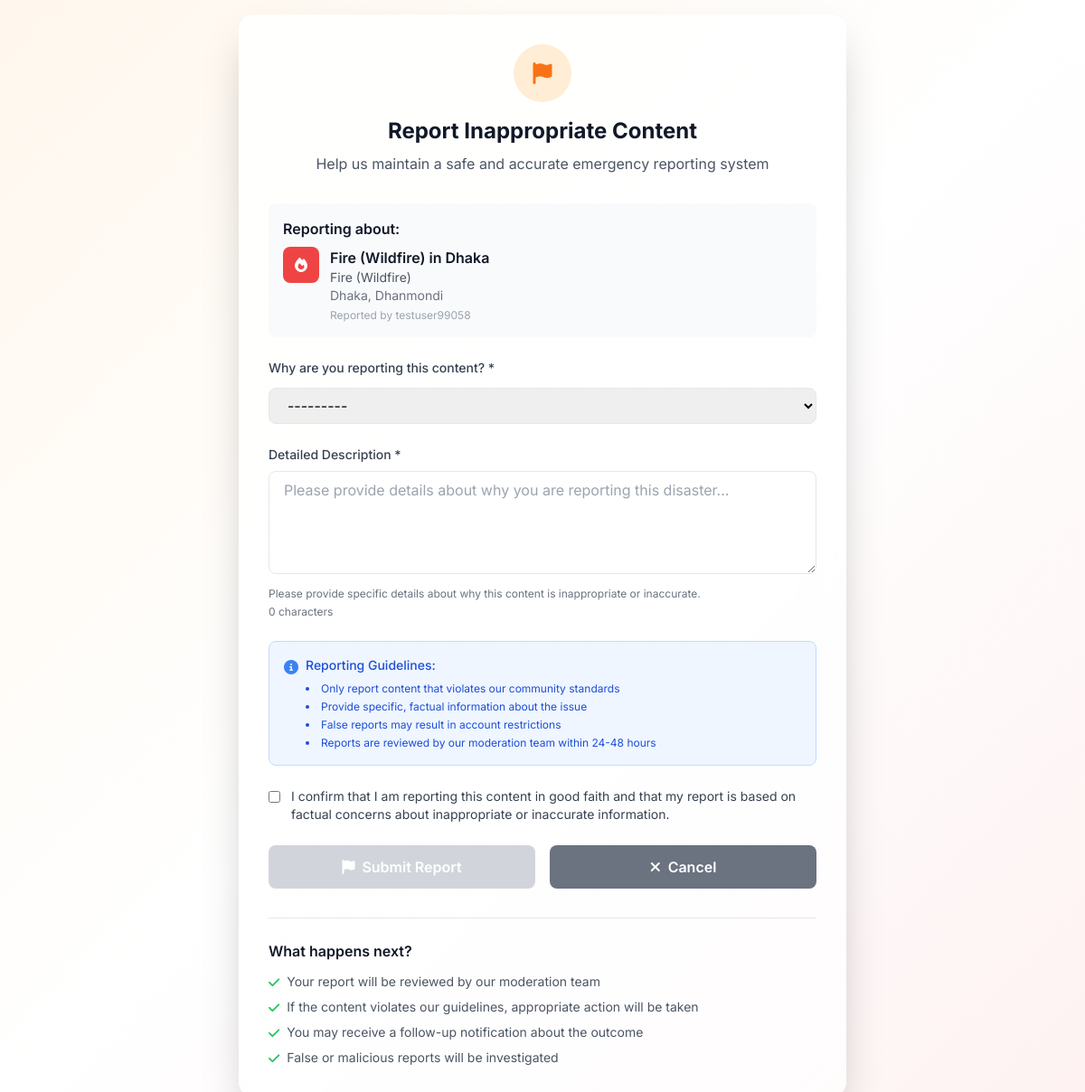
Screenshot of /disasters/12/report/ (signed in) with the database file from the repository.
### disasters/models.py (models this page shows, shortened)
class Disaster(models.Model):
    DISASTER_TYPE_CHOICES = [
        ('earthquake', 'Earthquake'),
        ('flood', 'Flood'),
        ('cyclone_storm', 'Cyclone/Storm'),
        ('wildfire', 'Fire (Wildfire)'),
        ('landslide', 'Landslide'),
        ('drought', 'Drought'),
        ('tsunami', 'Tsunami'),
        ('natural_other', 'Natural - Others'),
        ('building_fire', 'Building Fire'),
        ('industrial_accident', 'Industrial Accident'),
        ('chemical_spill', 'Chemical Spill'),
        ('transportation_accident', 'Transportation Accident'),
        ('bomb_threat', 'Bomb Threat/Explosion'),
        ('gas_leak', 'Gas Leak'),
        ('structural_collapse', 'Structural Collapse'),
        ('manmade_other', 'Man-Made - Others'),
    ]
    CATEGORY_CHOICES = [
        ('natural', 'Natural Disaster'),
        ('manmade', 'Man-Made Disaster'),
    ]
    SEVERITY_CHOICES = [
        ('critical', 'Critical'),
        ('high', 'High'),
        ('medium', 'Medium'),
        ('low', 'Low'),
    ]
    STATUS_CHOICES = [
        ('draft', 'Draft'),
        ('pending', 'Pending Review'),
        ('approved', 'Approved'),
        ('rejected', 'Rejected'),
        ('resolved', 'Resolved'),
        ('cancelled', 'Cancelled'),
    ]
    title = models.CharField(max_length=200, blank=True)
    disaster_type = models.CharField(max_length=30, choices=DISASTER_TYPE_CHOICES)
    category = models.CharField(max_length=10, choices=CATEGORY_CHOICES)
    severity = models.CharField(max_length=10, choices=SEVERITY_CHOICES)
    description = models.TextField(
        max_length=50,  # Add max_length constraint
        help_text="Maximum 50 characters required"  # Update help text
    )
    city = models.CharField(max_length=100)
    area_sector = models.CharField(max_length=100)
    specific_address = models.TextField(blank=True, help_text="Optional specific address")
    landmarks = models.CharField(max_length=200, blank=True, help_text="Nearby landmarks")
    incident_datetime = models.DateTimeField(help_text="When the disaster actually occurred")
    created_at = models.DateTimeField(auto_now_add=True)
    updated_at = models.DateTimeField(auto_now=True)
    reporter = models.ForeignKey(User, on_delete=models.CASCADE, related_name='reported_disasters')
    emergency_contact = models.CharField(max_length=15, blank=True, help_text="Emergency contact on scene")
    status = models.CharField(max_length=15, choices=STATUS_CHOICES, default='approved')
    approved_by = models.ForeignKey(User, on_delete=models.SET_NULL, null=True, blank=True,
                                    related_name='approved_disasters')
    approved_at = models.DateTimeField(null=True, blank=True)
    rejection_reason = models.TextField(blank=True)
    resolved_at = models.DateTimeField(null=True, blank=True)
    resolution_notes = models.TextField(blank=True)
    view_count = models.PositiveIntegerField(default=0)
    is_active = models.BooleanField(default=True)
    class Meta:
        ordering = ['-created_at']
        indexes = [
            models.Index(fields=['status', 'city', 'area_sector']),
            models.Index(fields=['disaster_type', 'severity']),
            models.Index(fields=['created_at']),
        ]
    def get_disaster_icon(self):
        icons = {
            'earthquake': 'fas fa-mountain',
            'flood': 'fas fa-water',
            'cyclone_storm': 'fas fa-wind',
            'wildfire': 'fas fa-fire',
            'landslide': 'fas fa-mountain',
            'drought': 'fas fa-sun',
            'tsunami': 'fas fa-water',
            'building_fire': 'fas fa-fire-extinguisher',
            'industrial_accident': 'fas fa-industry',
            'chemical_spill': 'fas fa-vial',
            'transportation_accident': 'fas fa-car-crash',
            'bomb_threat': 'fas fa-bomb',
            'gas_leak': 'fas fa-gas-pump',
            'structural_collapse': 'fas fa-building',
        }
        return icons.get(self.disaster_type, 'fas fa-exclamation-triangle')

### accounts/models.py (models this page shows, shortened)
class User(AbstractUser):
    USER_TYPES = (
        ('citizen', 'Citizen'),
        ('service_provider', 'Service Provider'),
    )
    user_type = models.CharField(
        max_length=20, choices=USER_TYPES, default='citizen')
    phone_number = models.CharField(max_length=15, unique=True)

### disasters/views.py (the view)
# urls.py: path('<int:disaster_id>/report/', views.report_disaster, name='report_disaster'),
@login_required
def report_disaster(request, disaster_id):
    disaster = get_object_or_404(Disaster, id=disaster_id)
    existing_report = DisasterReport.objects.filter(
        disaster=disaster,
        reported_by=request.user
    ).first()
    if existing_report:
        messages.warning(request, 'You have already reported this disaster.')
        return redirect('disasters:disaster_detail', disaster_id=disaster.id)
    if request.method == 'POST':
        form = DisasterReportForm(request.POST)
        if form.is_valid():
            report = form.save(commit=False)
            report.disaster = disaster
            report.reported_by = request.user
            report.save()
            messages.success(request, 'Report submitted successfully. We will review it shortly.')
            return redirect('disasters:disaster_detail', disaster_id=disaster.id)
    else:
        form = DisasterReportForm()
    context = {
        'disaster': disaster,
        'form': form,
    }
    return render(request, 'disasters/report_disaster.html', context)

### disasters/forms.py (shortened to what this page needs)
class DisasterReportForm(forms.ModelForm):
    class Meta:
        model = DisasterReport
        fields = ['reason', 'description']
        widgets = {
            'reason': forms.Select(attrs={
                'class': 'w-full px-4 py-2 border border-gray-200 rounded-lg focus:ring-2 focus:ring-red-500 focus:border-transparent'
            }),
            'description': forms.Textarea(attrs={
                'class': 'w-full px-4 py-2 border border-gray-200 rounded-lg focus:ring-2 focus:ring-red-500 focus:border-transparent',
                'rows': 4,
                'placeholder': 'Please provide details about why you are reporting this disaster...'
            })
        }

### templates/disasters/report_disaster.html (shortened to what this page needs)
{% load disasters_tags %}
<!DOCTYPE html>
<html lang="en">
<head>
    <script src="https://cdn.tailwindcss.com"></script>
    <link rel="stylesheet" href="https://cdnjs.cloudflare.com/ajax/libs/font-awesome/6.4.0/css/all.min.css">
</head>
<body class="min-h-screen bg-gradient-to-br from-orange-50 via-white to-red-50">
    <div class="min-h-screen flex items-center justify-center p-4">
        <div class="report-section max-w-2xl w-full rounded-2xl p-8 shadow-2xl">
            <div class="text-center mb-8">
                <div class="w-16 h-16 mx-auto mb-4 bg-orange-100 rounded-full flex items-center justify-center">
                    <i class="fas fa-flag text-2xl text-orange-500"></i>
                </div>
                <h2 class="text-2xl font-bold text-gray-900 mb-2">Report Inappropriate Content</h2>
                <p class="text-gray-600">Help us maintain a safe and accurate emergency reporting system</p>
            </div>
            <div class="bg-gray-50 rounded-lg p-4 mb-6">
                <h3 class="font-semibold text-gray-900 mb-2">Reporting about:</h3>
                <div class="flex items-start space-x-3">
                    <div class="w-10 h-10 bg-red-500 rounded-lg flex items-center justify-center text-white flex-shrink-0">
                        <i class="{{ disaster.get_disaster_icon }}"></i>
                    </div>
                    <div class="flex-1 min-w-0">
                        <h4 class="font-semibold text-gray-900 truncate">{{ disaster.title }}</h4>
                        <p class="text-sm text-gray-600">{{ disaster.get_disaster_type_display }}</p>
                        <p class="text-sm text-gray-500">{{ disaster.city }}, {{ disaster.area_sector }}</p>
                        <p class="text-xs text-gray-400 mt-1">Reported by {{ disaster.reporter.get_full_name|default:disaster.reporter.username }}</p>
                    </div>
                </div>
            </div>
            <form method="post" id="reportForm">
                <div class="mb-6">
                    <label class="block text-sm font-medium text-gray-700 mb-3">Why are you reporting this content? *</label>
                    {{ form.reason }}
                </div>
                <div class="mb-6">
                    <label class="block text-sm font-medium text-gray-700 mb-2">Detailed Description *</label>
                    {{ form.description }}
                    <p class="text-xs text-gray-500 mt-2">Please provide specific details about why this content is inappropriate or inaccurate.</p>
                </div>
                <div class="bg-blue-50 border border-blue-200 rounded-lg p-4 mb-6">
                    <div class="flex items-start space-x-2">
                        <i class="fas fa-info-circle text-blue-500 mt-1 flex-shrink-0"></i>
                        <div class="text-sm text-blue-700">
                            <p class="font-medium mb-2">Reporting Guidelines:</p>
                            <ul class="list-disc list-inside space-y-1 text-xs">
                                <li>Only report content that violates our community standards</li>
                                <li>Provide specific, factual information about the issue</li>
                                <li>False reports may result in account restrictions</li>
                                <li>Reports are reviewed by our moderation team within 24-48 hours</li>
                            </ul>
                        </div>
                    </div>
                </div>
                <div class="mb-6">
                    <label class="flex items-start space-x-3">
                        <input type="checkbox" id="confirmReport" required
                               class="mt-1 rounded text-orange-500 focus:ring-orange-500">
                        <span class="text-sm text-gray-700">
                            I confirm that I am reporting this content in good faith and that my report is based on factual concerns about inappropriate or inaccurate information.
                        </span>
                    </label>
                </div>
                <div class="flex space-x-4">
                    <button type="submit" id="submitBtn" disabled
                            class="flex-1 bg-orange-500 text-white py-3 px-6 rounded-lg font-semibold hover:bg-orange-600 transition-colors disabled:bg-gray-300 disabled:cursor-not-allowed">
                        <i class="fas fa-flag mr-2"></i>Submit Report
                    </button>
                    <a href="{% url 'disasters:disaster_detail' disaster.id %}"
                       class="flex-1 bg-gray-500 text-white py-3 px-6 rounded-lg font-semibold hover:bg-gray-600 transition-colors text-center">
                        <i class="fas fa-times mr-2"></i>Cancel
                    </a>
                </div>
            </form>
            <div class="mt-8 pt-6 border-t border-gray-200">
                <h3 class="font-semibold text-gray-900 mb-3">What happens next?</h3>
                <div class="space-y-2 text-sm text-gray-600">
                    <div class="flex items-start space-x-2">
                        <i class="fas fa-check text-green-500 mt-1 flex-shrink-0"></i>
                        <span>Your report will be reviewed by our moderation team</span>
                    </div>
                    <div class="flex items-start space-x-2">
                        <i class="fas fa-check text-green-500 mt-1 flex-shrink-0"></i>
                        <span>If the content violates our guidelines, appropriate action will be taken</span>
                    </div>
                    <div class="flex items-start space-x-2">
                        <i class="fas fa-check text-green-500 mt-1 flex-shrink-0"></i>
                        <span>You may receive a follow-up notification about the outcome</span>
                    </div>
                    <div class="flex items-start space-x-2">
                        <i class="fas fa-check text-green-500 mt-1 flex-shrink-0"></i>
                        <span>False or malicious reports will be investigated</span>
                    </div>
                </div>
            </div>
        </div>
    </div>
</body>
</html>

### templates/disasters/report_disaster.html (style rules this page uses)
body { font-family: 'Inter', sans-serif; }
.report-section { background: linear-gradient(135deg, rgba(255, 255, 255, 0.9) 0%, rgba(255, 255, 255, 0.7) 100%); backdrop-filter: blur(20px); border: 1px solid rgba(255, 255, 255, 0.2); }

### rows the page displays
Disaster: title "Fire (Wildfire) in Dhaka", disaster_type "Fire (Wildfire)", city "Dhaka", area_sector "Dhanmondi", reporter.get_full_name "testuser99058"
